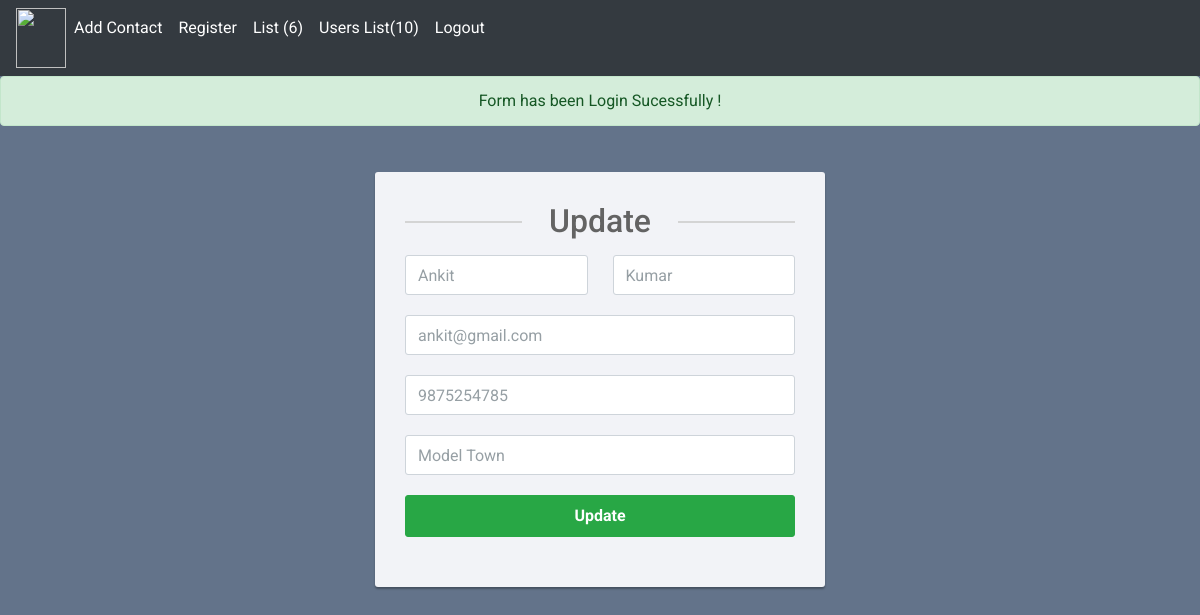
The app's page /edit.php?id=5 (signed in) with its own data.
### tables this page shows
CREATE TABLE `contact` (
  `id` int(12) NOT NULL,
  `first_name` varchar(255) DEFAULT NULL,
  `last_name` varchar(255) DEFAULT NULL,
  `email` varchar(255) DEFAULT NULL,
  `contact` varchar(255) DEFAULT NULL,
  `address` varchar(255) DEFAULT NULL,
  `auth_id` int(12) DEFAULT NULL,
  `created_date` datetime NOT NULL DEFAULT current_timestamp(),
  `updated_date` datetime NOT NULL DEFAULT current_timestamp(),
  `image` varchar(255) DEFAULT NULL
);

### edit.php (the view, shortened to what this page needs)
<?php
include('./connection.php');
$id  = $_GET['id'];
$query  = "SELECT * FROM contact WHERE id = $id ";
$result = mysqli_query($connection,$query);
 while( $row =mysqli_fetch_assoc($result)){
	$output =  $row;
 }
  if(isset($_SESSION['success']) AND !empty($_SESSION['success'])){
    $success = $_SESSION['success'];
  }
?>
<!DOCTYPE html>
<html lang="en">
<head>
<link rel="stylesheet" href="https://stackpath.bootstrapcdn.com/bootstrap/4.5.0/css/bootstrap.min.css">
<link rel="stylesheet" href="https://maxcdn.bootstrapcdn.com/font-awesome/4.7.0/css/font-awesome.min.css">
</head>
<body>
<?php include ('./nav_bar.php'); ?>
<?php  if(isset($success) && ($success)){ ?>
<div class="alert alert-success text-center"><?php echo $success; ?></div>
<?php } ?>
<div class="signup-form">
    <form action="./server_edit.php" method="post">
		<h2>Update</h2>
        <div class="form-group">
			<div class="row">
				<div class="col"><input type="text" class="form-control" name="first_name" placeholder="First Name" value="<?php echo $output['first_name'];?>" ></div>
				<div class="col"><input type="text" class="form-control" name="last_name" placeholder="Last Name" value="<?php echo $output['last_name'];?>"></div>
			</div>
        </div>
        <div class="form-group">
        	<input type="email" class="form-control" name="email" placeholder="Email" value="<?php echo $output['email'];?>">
        </div>
		<div class="form-group">
            <input type="text" class="form-control" name="contact" placeholder="Contact" value="<?php echo $output['contact'];?>" >
        </div>
        <div class="form-group">
            <input type="text" class="form-control" name="address" placeholder="Address" value="<?php echo $output['address'];?>" >
        </div>
		<div class="form-group">
            <button type="submit" class="btn btn-success btn-lg btn-block">Update</button>
        </div>
    </form>
</div>
</body>
</html>

### edit.php (style rules this page uses)
body { color: #fff; background: #63738a; font-family: 'Roboto', sans-serif; }
.form-control { height: 40px; box-shadow: none; color: #969fa4; }
.form-control, .btn { border-radius: 3px; }
.signup-form { width: 450px; margin: 0 auto; padding: 30px 0; font-size: 15px; }
.signup-form h2 { color: #636363; margin: 0 0 15px; position: relative; text-align: center; }
.signup-form h2:before, .signup-form h2:after { content: ""; height: 2px; width: 30%; background: #d4d4d4; position: absolute; top: 50%; z-index: 2; }
.signup-form h2:before { left: 0; }
.signup-form h2:after { right: 0; }
.signup-form form { color: #999; border-radius: 3px; margin-bottom: 15px; background: #f2f3f7; box-shadow: 0px 2px 2px rgba(0, 0, 0, 0.3); padding: 30px; }
.signup-form .form-group { margin-bottom: 20px; }
.signup-form .btn { font-size: 16px; font-weight: bold; min-width: 140px; outline: none !important; }
.signup-form .row div:last-child { padding-left: 10px; }

### records on screen
contact: first_name "Ankit", last_name "Kumar", email "ankit@gmail.com", contact "9875254785", address "Model Town"

### other values on screen
$count "6"
$count_1 "10"
$success "Form has been Login Sucessfully !"
